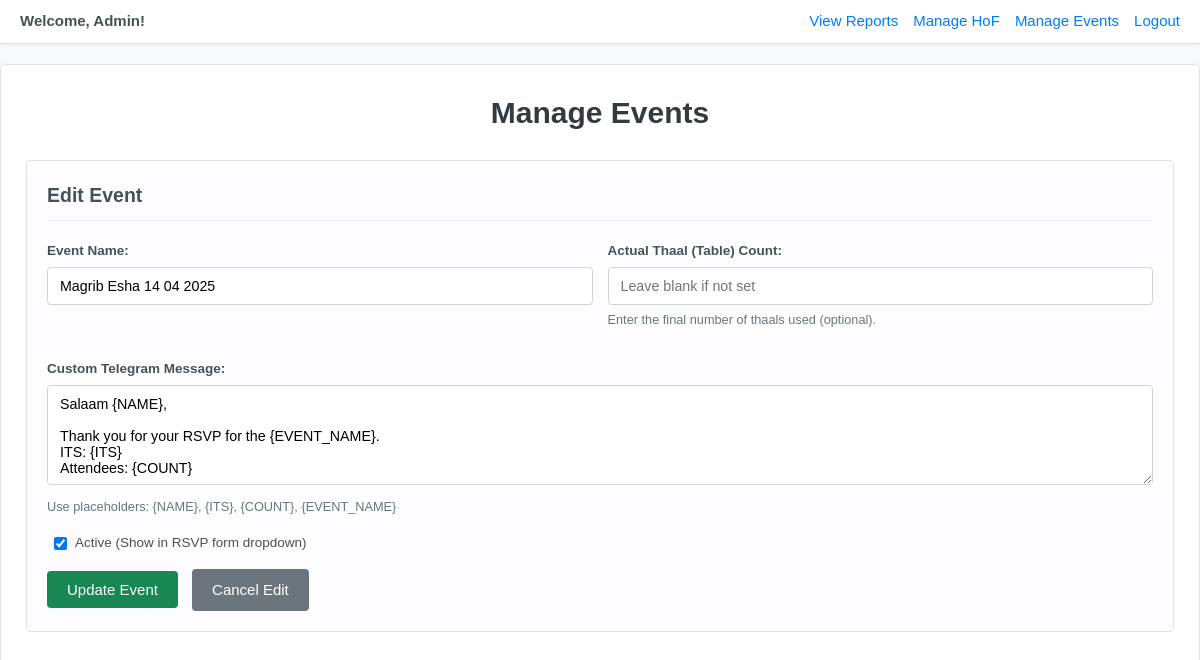
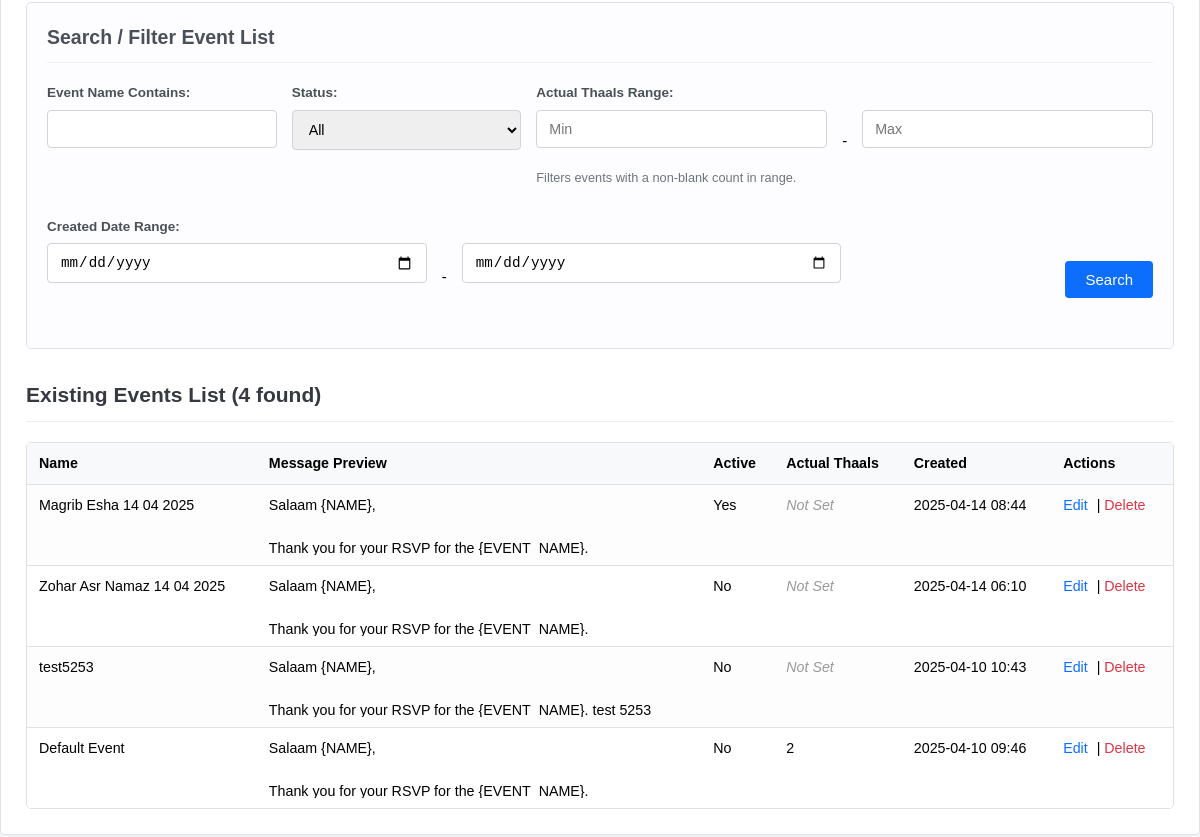
Page /manage_events.php?edit_id=4 (signed in) on the earlier database version (2 pictures, top to bottom).
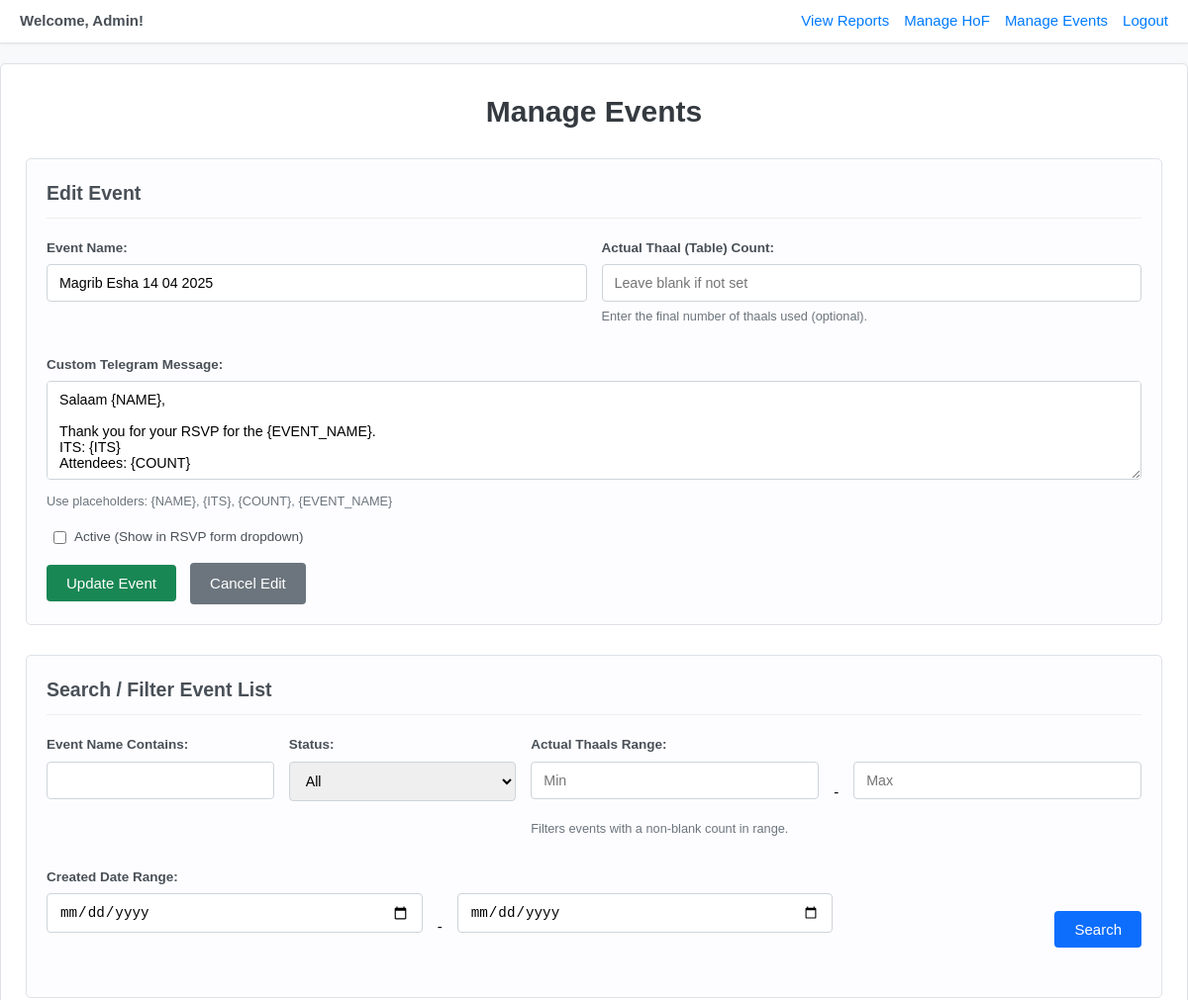
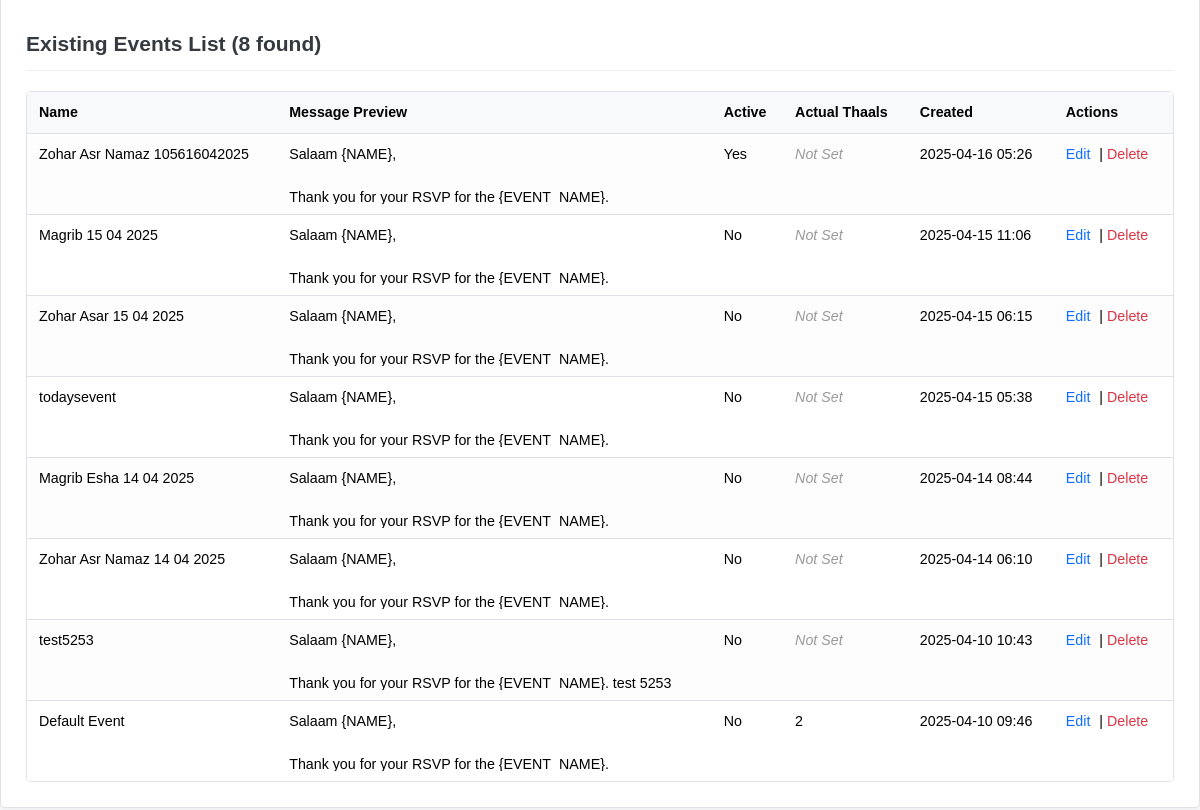
Same page on the later database version (2 pictures, top to bottom).
### tables this page shows
CREATE TABLE `events` (
  `id` int(10) UNSIGNED NOT NULL,
  `event_name` varchar(255) NOT NULL,
  `custom_message` text DEFAULT NULL,
  `is_active` tinyint(1) DEFAULT 1,
  `actual_thaal_count` int(10) UNSIGNED DEFAULT NULL,
  `created_at` timestamp NOT NULL DEFAULT current_timestamp()
);

### manage_events.php (the view, shortened to what the changed rows need)
<?php
require 'db_connect.php';
$items_per_page = 10;
$page_error_message = $_SESSION['error_message'] ?? null;
$edit_event = null;
$search_name = trim($_GET['search_name'] ?? '');
$search_active = $_GET['search_active'] ?? '';
$search_created_after = trim($_GET['search_created_after'] ?? '');
$search_created_before = trim($_GET['search_created_before'] ?? '');
$current_page = filter_input(INPUT_GET, 'page', FILTER_VALIDATE_INT, ['options' => ['default' => 1, 'min_range' => 1]]);
if (isset($_GET['edit_id']) && filter_var($_GET['edit_id'], FILTER_VALIDATE_INT)) {
    $edit_id = (int)$_GET['edit_id'];
    $stmt = $conn->prepare("SELECT id, event_name, custom_message, is_active, actual_thaal_count FROM events WHERE id = ?");
    if ($stmt) {
        $stmt->bind_param("i", $edit_id);
        $stmt->execute();
        $result = $stmt->get_result();
        if ($result->num_rows === 1) {
            $edit_event = $result->fetch_assoc();
        } else {
            $_SESSION['error_message'] = "Event not found for editing (ID: " . $edit_id . ").";
            header("Location: manage_events.php");
            exit;
        }
    } else {
        $page_error_message = "Error preparing edit query: " . $conn->error;
    }
}
$params = [];
$paramTypes = "";
$whereSql = "";
$total_events = 0;
if ($page_error_message === null) {
    $sqlCount = "SELECT COUNT(*) as total FROM events {$whereSql}";
    $stmtCount = $conn->prepare($sqlCount);
    if ($stmtCount) {
        if ($stmtCount && $stmtCount->execute()) {
            $resultCount = $stmtCount->get_result();
            if ($rowCount = $resultCount->fetch_assoc()) {
                $total_events = (int)$rowCount['total'];
            }
        } elseif ($stmtCount) {
            if (empty($page_error_message)) {
                 $page_error_message = "Error executing count query: " . $stmtCount->error;
            }
        }
    } else {
        if (empty($page_error_message)) {
            $page_error_message = "Error preparing count query: " . $conn->error;
        }
    }
}
if ($total_events > 0 && $page_error_message === null) {
    $offset = ($current_page - 1) * $items_per_page;
} else {
    $current_page = 1;
    $total_pages = 1;
    $offset = 0;
}
$eventsList = [];
if ($page_error_message === null && $total_events > 0) {
    $sqlList = "SELECT id, event_name, custom_message, is_active, created_at, actual_thaal_count
                FROM events
                {$whereSql}
                ORDER BY created_at DESC -- Order descending by creation date
                LIMIT ? OFFSET ?";
    $stmtList = $conn->prepare($sqlList);
    if ($stmtList) {
        $listParams = $params;
        $listParams[] = $items_per_page;
        $listParams[] = $offset;
        $listParamTypes = $paramTypes . "ii";
        try {
             $stmtList->bind_param($listParamTypes, ...$listParams);
             if ($stmtList->execute()) {
                 $resultList = $stmtList->get_result();
                 while($row = $resultList->fetch_assoc()) {
                     $eventsList[] = $row;
                 }
             } else {
                if (empty($page_error_message)) {
                    $page_error_message = "Error executing event list query: " . $stmtList->error;
                }
             }
         } catch (Exception $e) {
            if (empty($page_error_message)) {
                $page_error_message = "Error binding parameters for event list query: " . $e->getMessage();
            }
         }
    } else {
        if (empty($page_error_message)) {
            $page_error_message = "Error preparing event list query: " . $conn->error;
        }
    }
} elseif ($page_error_message === null && $total_events === 0) {
}
$base_query_params = [
    'search_name' => $search_name,
    'search_active' => $search_active,
    'search_thaals_min' => filter_input(INPUT_GET, 'search_thaals_min'),
    'search_thaals_max' => filter_input(INPUT_GET, 'search_thaals_max'),
    'search_created_after' => $search_created_after,
    'search_created_before' => $search_created_before
];
$base_query_params = array_filter($base_query_params, function($value) { return $value !== '' && $value !== null; });
?>
<!DOCTYPE html>
<html>
<head>
    <link rel="stylesheet" href="style.css">
</head>
<body>
<div class="container">
    <h1>Manage Events</h1>
    <div class="form-container">
        <h2><?php echo $edit_event ? 'Edit Event' : 'Add New Event'; ?></h2>
        <form action="manage_events.php" method="POST">
            <div class="form-row">
                <div class="form-group">
                    <label for="event_name">Event Name:</label>
                    <input type="text" id="event_name" name="event_name" value="<?php echo htmlspecialchars($edit_event['event_name'] ?? ''); ?>" required>
                </div>
            </div>
            <div class="form-group full-width">
                <label for="custom_message">Custom Telegram Message:</label>
                <textarea id="custom_message" name="custom_message"><?php echo htmlspecialchars($edit_event['custom_message'] ?? "Salaam {NAME},\n\nThank you for your RSVP for the {EVENT_NAME}.\nITS: {ITS}\nAttendees: {COUNT}\n\nWe look forward to seeing you!"); ?></textarea>
                <small>Use placeholders: {NAME}, {ITS}, {COUNT}, {EVENT_NAME}</small>
            </div>
            <div class="form-group">
                 <label for="is_active" class="checkbox-label">
                     <input type="checkbox" id="is_active" name="is_active" value="1" <?php
                        $checked = (!isset($edit_event) || (isset($edit_event['is_active']) && $edit_event['is_active'] == 1));
                        echo $checked ? 'checked' : '';
                     ?>>
                     Active (Show in RSVP form dropdown)
                 </label>
            </div>
        </form>
    </div>
     <div class="search-form">
        <h2>Search / Filter Event List</h2>
        <form action="manage_events.php" method="GET">
        </form>
    </div>
    <h2 class="list-header">
        Existing Events List
         <?php if ($page_error_message === null) : ?>
            (<?php echo number_format($total_events); ?> found<?php echo (!empty($base_query_params) ? ' matching filters' : ''); ?>)
        <?php endif; ?>
    </h2>
    <?php if (!empty($eventsList)): ?>
        <div class="table-container">
            <table>
                <thead>
                    <tr>
                        <th>Name</th>
                        <th>Message Preview</th>
                        <th>Active</th>
                        <th>Actual Thaals</th>
                        <th>Created</th>
                        <th>Actions</th>
                    </tr>
                </thead>
                <tbody>
                    <?php foreach ($eventsList as $eventItem):  ?>
                    <tr>
                        <td><?php echo htmlspecialchars($eventItem['event_name']); ?></td>
                        <td>
                            <span class="message-preview" title="<?php echo htmlspecialchars($eventItem['custom_message']); ?>">
                                <?php echo nl2br(htmlspecialchars(substr($eventItem['custom_message'], 0, 100))) . (strlen($eventItem['custom_message']) > 100 ? '...' : ''); ?>
                            </span>
                        </td>
                        <td><?php echo $eventItem['is_active'] ? 'Yes' : 'No'; ?></td>
                        <td><?php echo isset($eventItem['actual_thaal_count']) ? number_format($eventItem['actual_thaal_count']) : '<em style="color:#999;">Not Set</em>'; ?></td>
                        <td><?php echo date('Y-m-d H:i', strtotime($eventItem['created_at'])); ?></td>
                        <td>
                            <a href="manage_events.php?edit_id=<?php echo $eventItem['id']; ?>" title="Edit Event">Edit</a> |
                             <a href="manage_events.php?delete_id=<?php echo $eventItem['id']; ?>" class="delete-link" title="Delete Event" onclick="return confirm('Are you sure you want to delete the event \'<?php echo htmlspecialchars(addslashes($eventItem['event_name'])); ?>\'?\nThis cannot be undone and might fail if RSVPs exist.');">Delete</a>
                        </td>
                    </tr>
                    <?php endforeach; ?>
                </tbody>
            </table>
        </div>
    <?php elseif ($page_error_message === null):  ?>
        <p class="no-results">
            <?php echo (!empty($base_query_params)) ? 'No events found matching your search criteria.' : 'No events found in the database. Please add one using the form above.'; ?>
        </p>
    <?php endif;  ?>
</div>
</body>
</html>

Differences in the rows shown:
changed events "Magrib Esha 14 04 2025": is_active "☑" → "☐"; is_active "Yes" → "No"
added events: event_name "Zohar Asr Namaz 105616042025", custom_message "Salaam {NAME}, Thank you for your RSVP for the {EVENT_NAME}.", is_active "Yes", shows "Not Set", created_at "2025-04-16 05:26"
added events: event_name "Magrib 15 04 2025", custom_message "Salaam {NAME}, Thank you for your RSVP for the {EVENT_NAME}.", is_active "No", shows "Not Set", created_at "2025-04-15 11:06"
added events: event_name "Zohar Asar 15 04 2025", custom_message "Salaam {NAME}, Thank you for your RSVP for the {EVENT_NAME}.", is_active "No", shows "Not Set", created_at "2025-04-15 06:15"
added events: event_name "todaysevent", custom_message "Salaam {NAME}, Thank you for your RSVP for the {EVENT_NAME}.", is_active "No", shows "Not Set", created_at "2025-04-15 05:38"
Other differences:
$total_events: "4" → "8"
